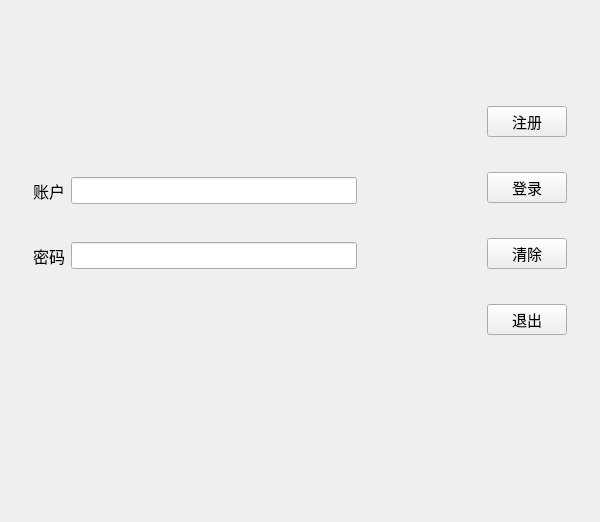
<?xml version="1.0" encoding="UTF-8"?>
<ui version="4.0">
 <class>Widget</class>
 <widget class="QWidget" name="Widget">
  <property name="geometry">
   <rect>
    <x>0</x>
    <y>0</y>
    <width>600</width>
    <height>522</height>
   </rect>
  </property>
  <property name="windowTitle">
   <string>Widget</string>
  </property>
  <layout class="QHBoxLayout" name="horizontalLayout_7">
   <item>
    <widget class="QWidget" name="widget_8" native="true">
     <layout class="QVBoxLayout" name="verticalLayout_2">
      <item>
       <spacer name="verticalSpacer_3">
        <property name="orientation">
         <enum>Qt::Vertical</enum>
        </property>
        <property name="sizeHint" stdset="0">
         <size>
          <width>20</width>
          <height>40</height>
         </size>
        </property>
       </spacer>
      </item>
      <item>
       <widget class="QWidget" name="widget_2" native="true">
        <layout class="QHBoxLayout" name="horizontalLayout_2">
         <item>
          <widget class="QLabel" name="label_2">
           <property name="font">
            <font>
             <pointsize>12</pointsize>
            </font>
           </property>
           <property name="text">
            <string>账户</string>
           </property>
          </widget>
         </item>
         <item>
          <widget class="QLineEdit" name="ledit_usr">
           <property name="font">
            <font>
             <pointsize>12</pointsize>
            </font>
           </property>
          </widget>
         </item>
        </layout>
       </widget>
      </item>
      <item>
       <spacer name="verticalSpacer_5">
        <property name="orientation">
         <enum>Qt::Vertical</enum>
        </property>
        <property name="sizeType">
         <enum>QSizePolicy::Maximum</enum>
        </property>
        <property name="sizeHint" stdset="0">
         <size>
          <width>20</width>
          <height>10</height>
         </size>
        </property>
       </spacer>
      </item>
      <item>
       <widget class="QWidget" name="widget" native="true">
        <layout class="QHBoxLayout" name="horizontalLayout">
         <item>
          <widget class="QLabel" name="label">
           <property name="font">
            <font>
             <pointsize>12</pointsize>
            </font>
           </property>
           <property name="text">
            <string>密码</string>
           </property>
          </widget>
         </item>
         <item>
          <widget class="QLineEdit" name="ledit_pwd">
           <property name="font">
            <font>
             <pointsize>12</pointsize>
            </font>
           </property>
          </widget>
         </item>
        </layout>
       </widget>
      </item>
      <item>
       <spacer name="verticalSpacer_4">
        <property name="orientation">
         <enum>Qt::Vertical</enum>
        </property>
        <property name="sizeHint" stdset="0">
         <size>
          <width>20</width>
          <height>220</height>
         </size>
        </property>
       </spacer>
      </item>
     </layout>
     <zorder>widget_2</zorder>
     <zorder>widget</zorder>
     <zorder>verticalSpacer_3</zorder>
     <zorder>verticalSpacer_4</zorder>
     <zorder>verticalSpacer_5</zorder>
    </widget>
   </item>
   <item>
    <spacer name="horizontalSpacer">
     <property name="orientation">
      <enum>Qt::Horizontal</enum>
     </property>
     <property name="sizeType">
      <enum>QSizePolicy::Maximum</enum>
     </property>
     <property name="sizeHint" stdset="0">
      <size>
       <width>80</width>
       <height>20</height>
      </size>
     </property>
    </spacer>
   </item>
   <item>
    <widget class="QWidget" name="widget_3" native="true">
     <property name="minimumSize">
      <size>
       <width>0</width>
       <height>500</height>
      </size>
     </property>
     <layout class="QVBoxLayout" name="verticalLayout">
      <item>
       <spacer name="verticalSpacer_2">
        <property name="minimumSize">
         <size>
          <width>0</width>
          <height>40</height>
         </size>
        </property>
        <property name="orientation">
         <enum>Qt::Vertical</enum>
        </property>
        <property name="sizeHint" stdset="0">
         <size>
          <width>20</width>
          <height>40</height>
         </size>
        </property>
       </spacer>
      </item>
      <item>
       <widget class="QWidget" name="widget_4" native="true">
        <property name="minimumSize">
         <size>
          <width>40</width>
          <height>60</height>
         </size>
        </property>
        <layout class="QHBoxLayout" name="horizontalLayout_6">
         <item>
          <widget class="QPushButton" name="btn_register">
           <property name="minimumSize">
            <size>
             <width>0</width>
             <height>20</height>
            </size>
           </property>
           <property name="font">
            <font>
             <pointsize>11</pointsize>
            </font>
           </property>
           <property name="text">
            <string>注册</string>
           </property>
          </widget>
         </item>
        </layout>
       </widget>
      </item>
      <item>
       <widget class="QWidget" name="widget_6" native="true">
        <property name="minimumSize">
         <size>
          <width>40</width>
          <height>60</height>
         </size>
        </property>
        <layout class="QHBoxLayout" name="horizontalLayout_5">
         <item>
          <widget class="QPushButton" name="btn_in">
           <property name="minimumSize">
            <size>
             <width>0</width>
             <height>20</height>
            </size>
           </property>
           <property name="font">
            <font>
             <pointsize>11</pointsize>
            </font>
           </property>
           <property name="text">
            <string>登录</string>
           </property>
          </widget>
         </item>
        </layout>
       </widget>
      </item>
      <item>
       <widget class="QWidget" name="widget_5" native="true">
        <property name="minimumSize">
         <size>
          <width>40</width>
          <height>60</height>
         </size>
        </property>
        <layout class="QHBoxLayout" name="horizontalLayout_4">
         <item>
          <widget class="QPushButton" name="btn_clear">
           <property name="minimumSize">
            <size>
             <width>0</width>
             <height>20</height>
            </size>
           </property>
           <property name="font">
            <font>
             <pointsize>11</pointsize>
            </font>
           </property>
           <property name="text">
            <string>清除</string>
           </property>
          </widget>
         </item>
        </layout>
       </widget>
      </item>
      <item>
       <widget class="QWidget" name="widget_7" native="true">
        <property name="minimumSize">
         <size>
          <width>40</width>
          <height>60</height>
         </size>
        </property>
        <layout class="QHBoxLayout" name="horizontalLayout_3">
         <item>
          <widget class="QPushButton" name="btn_out">
           <property name="minimumSize">
            <size>
             <width>0</width>
             <height>20</height>
            </size>
           </property>
           <property name="font">
            <font>
             <pointsize>11</pointsize>
            </font>
           </property>
           <property name="text">
            <string>退出</string>
           </property>
          </widget>
         </item>
        </layout>
       </widget>
      </item>
      <item>
       <spacer name="verticalSpacer">
        <property name="orientation">
         <enum>Qt::Vertical</enum>
        </property>
        <property name="sizeHint" stdset="0">
         <size>
          <width>20</width>
          <height>150</height>
         </size>
        </property>
       </spacer>
      </item>
     </layout>
    </widget>
   </item>
  </layout>
 </widget>
 <layoutdefault spacing="6" margin="11"/>
 <resources/>
 <connections/>
</ui>
